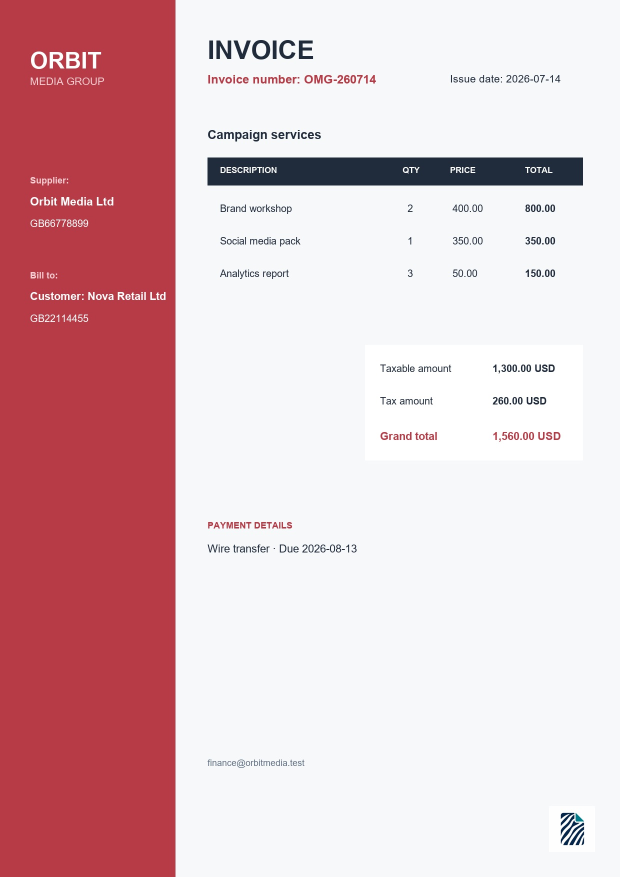
#> input picture samples/invoice-corporate-english.jpg, 1240 x 1754 px (shown at 1/2 size)
$ python -i ocr_image_preprocessor.py   (imports and definitions only)
#> lines starting #> are read from the running program, lines starting #| are printed output that depends on the picture
#> further down, picture is the input picture: PIL image 1240x1754 RGB; mean R, G, B 223.6, 189.7, 194.5
"""Image preprocessing shared by OCR document readers."""

from PIL import Image, ImageFilter, ImageOps

_MIN_DOCUMENT_WIDTH = 1800


def prepared_image_size(size: tuple[int, int]) -> tuple[int, int]:
    """Calculate the dimensions preprocessing will produce.

    Args:
        size: Original image width and height.

    Returns:
        Upscaled dimensions, or the original size when wide enough.
    """

    width, height = size
    if width >= _MIN_DOCUMENT_WIDTH:
        return size
    scale = _MIN_DOCUMENT_WIDTH / width
    return _MIN_DOCUMENT_WIDTH, round(height * scale)


def prepare_image_for_ocr(image: Image.Image) -> Image.Image:
    """Improve document legibility while preserving its aspect ratio.

    Args:
        image: Source document image.

    Returns:
        A grayscale, resized and sharpened copy ready for OCR.
    """

    prepared = ImageOps.grayscale(image)
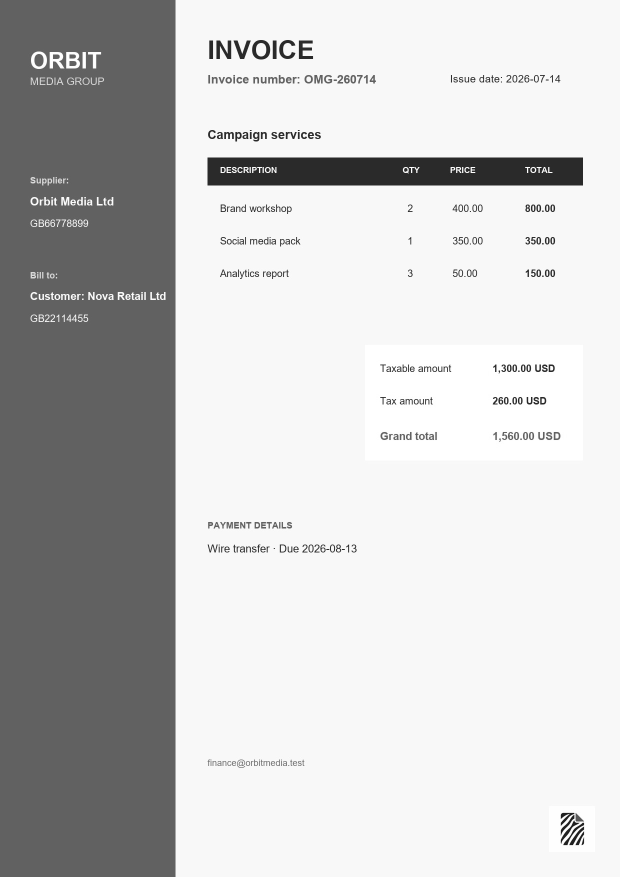
#> prepared: PIL image 1240x1754 L (shown at 1/2 size); min 17, max 255, mean 200.3
    if prepared.width < _MIN_DOCUMENT_WIDTH:
        prepared = prepared.resize(
            prepared_image_size(prepared.size),
            Image.Resampling.LANCZOS,
        )
#> prepared: PIL image 1800x2546 L

    prepared = ImageOps.autocontrast(prepared, cutoff=1)
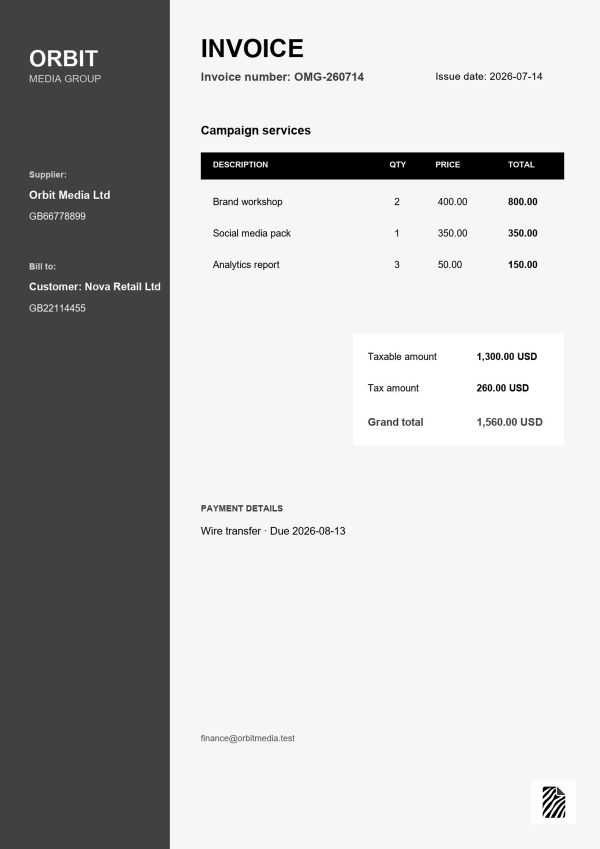
#> prepared: PIL image 1800x2546 L (shown at 1/3 size); min 0, max 255, mean 188.9
    return prepared.filter(
        ImageFilter.UnsharpMask(radius=1, percent=150, threshold=3)
    )

>>> from PIL import Image
>>> picture = Image.open('../../../../../samples/invoice-corporate-english.jpg')
>>> result = prepare_image_for_ocr(picture)

$ run again, on samples/invoice-receipt-spanish.png
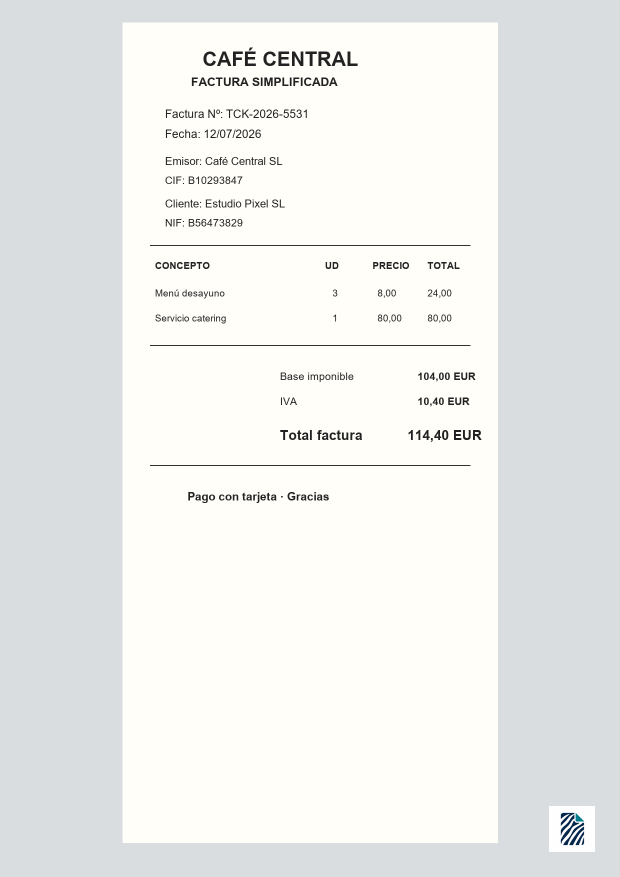
#> input picture samples/invoice-receipt-spanish.png, 1240 x 1754 px (shown at 1/2 size)
#> picture is the input picture: PIL image 1240x1754 RGB; mean R, G, B 235.9, 237.1, 235.6
#> in prepare_image_for_ocr, `prepared = ImageOps.autocontrast(prepared, cutoff=1)`:
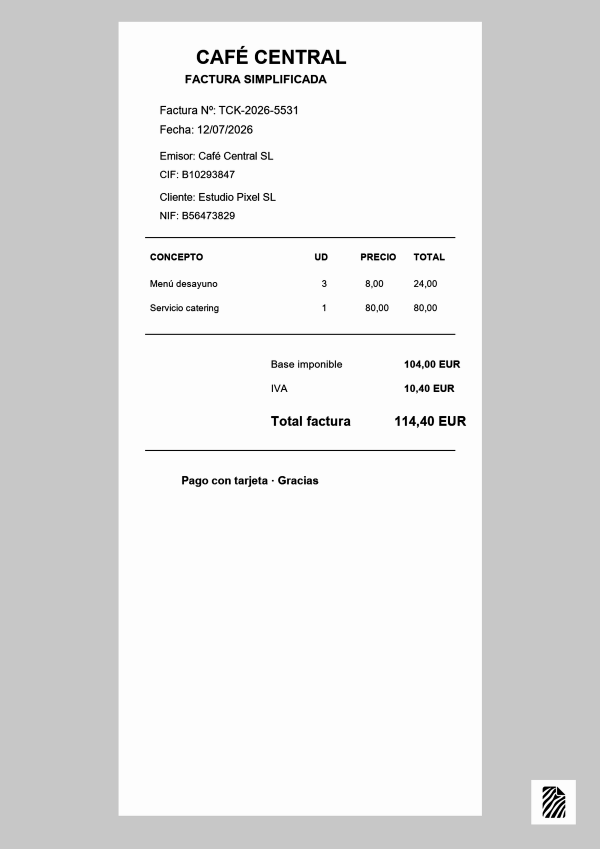
#> prepared: PIL image 1800x2546 L (shown at 1/3 size); min 0, max 254, mean 226.2

$ run again, on samples/purchase-order-warehouse-spanish.png
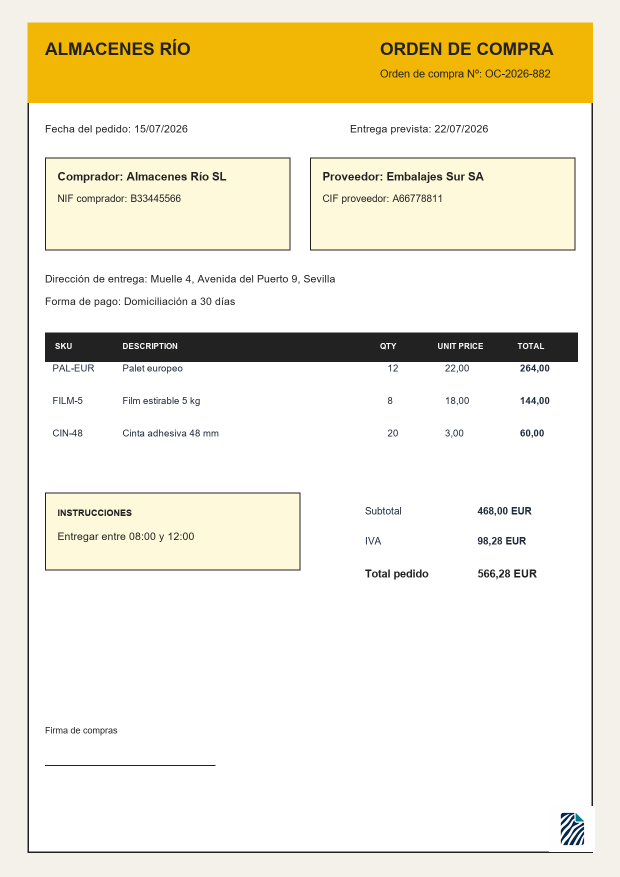
#> input picture samples/purchase-order-warehouse-spanish.png, 1240 x 1754 px (shown at 1/2 size)
#> picture is the input picture: PIL image 1240x1754 RGB; mean R, G, B 240.5, 234.9, 216.3
#> in prepare_image_for_ocr, `prepared = ImageOps.grayscale(image)`:
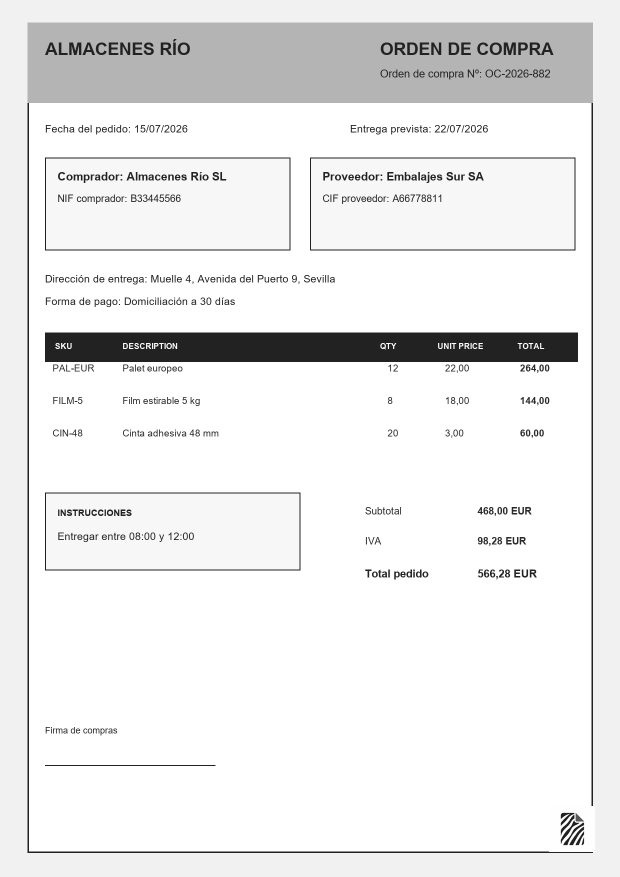
#> prepared: PIL image 1240x1754 L (shown at 1/2 size); min 19, max 255, mean 234.4
#> in prepare_image_for_ocr, `prepared = ImageOps.autocontrast(prepared, cutoff=1)`:
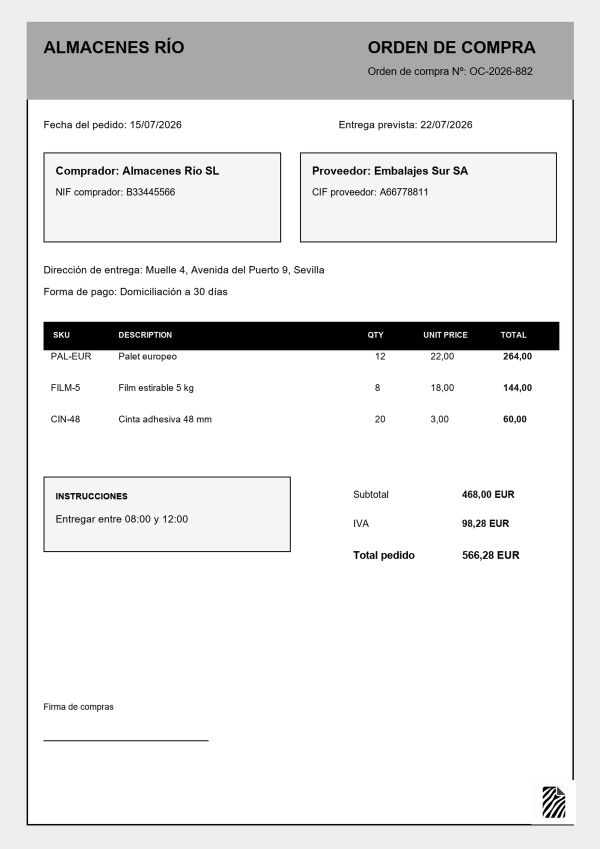
#> prepared: PIL image 1800x2546 L (shown at 1/3 size); min 0, max 255, mean 231
